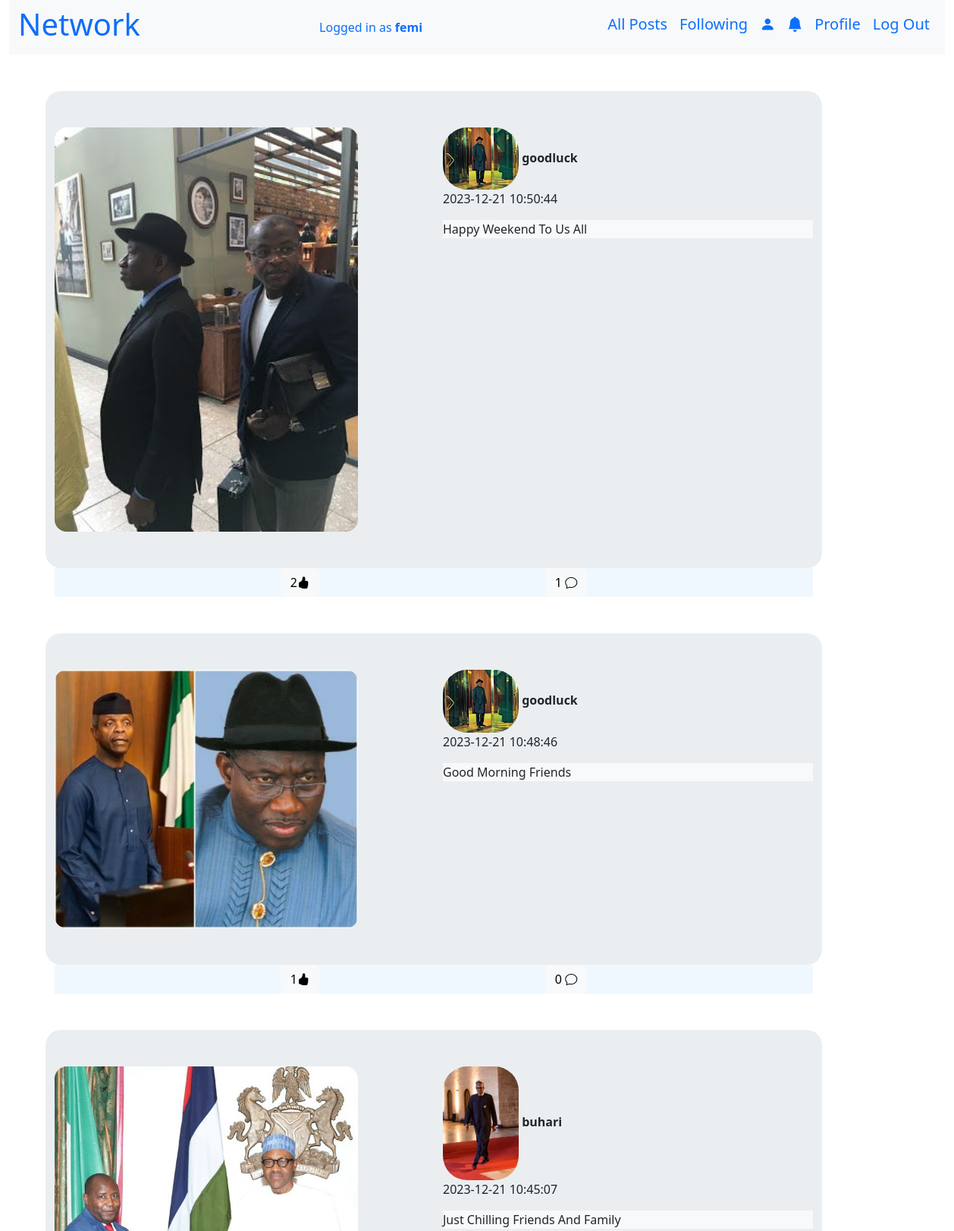
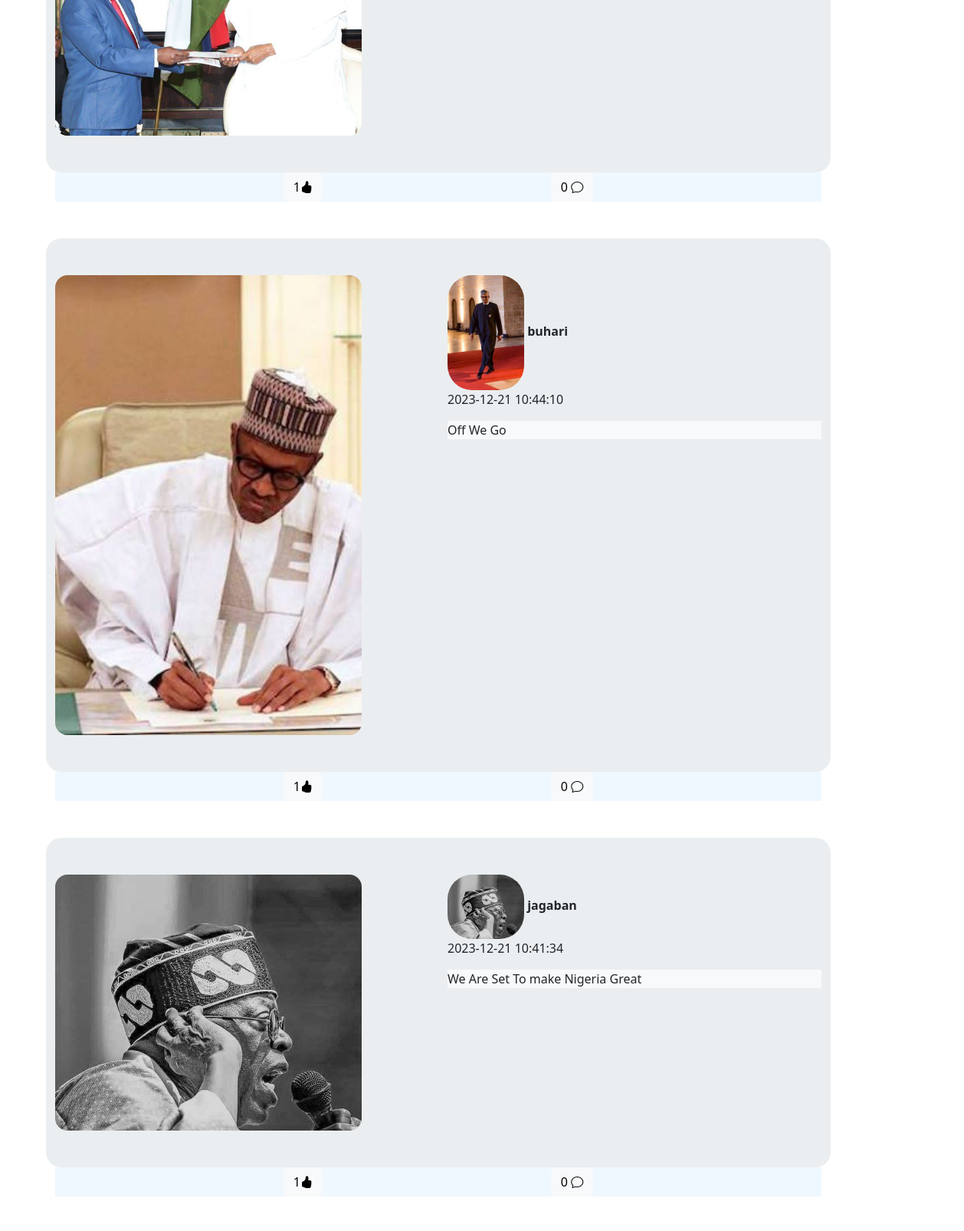
/get_friends_post?page=2 (signed in, upper part), run on the app's committed database (2 pictures, top to bottom).
### network/models.py (models this page shows, shortened)
class User(AbstractUser):
    pass

class Post(models.Model):
    user = models.ForeignKey(User,on_delete=models.CASCADE)
    content = models.TextField()
    timestamp = models.DateTimeField(auto_now_add=True)
    media = models.FileField(upload_to='post_storage/',blank=True,null=True)
    media_type = models.TextField(null=True)
    def like_count(self):
        return self.post_like.count()
    def comment_count(self):
        return self.post_comment.count()

class Profile(models.Model):
    user = models.OneToOneField(User, on_delete=models.CASCADE,related_name="user_profile")
    bio = models.TextField(blank=True)
    profile_picture = models.ImageField(upload_to='profile_pics/',blank=True,null=True)

### network/views.py (the view)
# urls.py: path("get_friends_post",views.get_friends_post,name="get_friends_post"),
@login_required
def get_friends_post(request):
    if request.method == 'GET':
        user = request.user
        friends = Friend.objects.filter(Q(user=user) | Q(friend=user))
        friend = []
        if friends:
            for i in friends:
                friend_list =  Post.objects.filter(Q(user=i.friend)| Q(user=i.user))
                for j in friend_list:
                    friend.append(j.user.id)
        else:
            friend = None
        if friend != None:
            posts = Post.objects.filter(user__in=friend).exclude(user=user)
            posts = posts.order_by("-timestamp").all()
        else:
            posts = Post.objects.filter(user=friend)
        paginator = Paginator(posts,10)
        page_number = request.GET.get("page")
        page_obj = paginator.get_page(page_number)
        return render(request,"network/friend_post.html",{
            'page_obj':page_obj
        })
    else:
        return JsonResponse({'status':'error',"message":"Method not allowed"},status=405)

### network/templates/network/friend_post.html (shortened to what this page needs)
{% extends "network/layout.html" %}
{% block body %}
<div class="container-fluid d-flex flex-column justify-content-center">
    {% for post in page_obj %}
        <div class="max" data-post="{{ post.id }}">
        <div class="row row-cols-md-1 row-cols-lg-2" id="col">
            <div class="col mt-5 mb-5">
                <a href="{% url 'get_post' post_id=post.id  %}">
                {% if post.media_type == "image" %}
                <img src="{{ post.media.url }}" alt="picture" width="400" height="400" class="img-fluid rounded-4">
                {% elif post.media_type == "video" %}
                <video src="{{ post.media.url }}" controls  width="400" height="400" class="img-fluid rounded-4"></video>
                {% endif %}
               </a>
            </div>
            <div class="col mt-5">
                <a href="{% url 'get_profile' user_id=post.user.id %}" class="nav-link">
           <img src="{{ post.user.user_profile.profile_picture.url }}" alt="user image" class="img-fluid rounded-5" width="100" height="100">
            <strong class="user_name">{{ post.user.username }}</strong>
        </a>
            <span>{{ post.timestamp | date:"Y-m-d H:i:s" }}</span>
            <div class="mt-3 bg-light">{{ post.content }}</div>
        </div>
    </div>
           <div class="buttons_control mb-5 d-flex flex-row justify-content-evenly">
            <button type="button" class=" like_buttons btn btn-light" data-post="{{ post.id }}" id="{{ post.id}}"> {{ post.like_count }}<i class="bi bi-hand-thumbs-up-fill" ></i></button>
            <button type="button" class="comment_buttons btn btn-light">
                {{ post.comment_count }} <i class="bi bi-chat"></i>
            </button>
           </div>
           {% empty %}
          <h6 class="h5"> You Have not Yet Followed Anyone Click <a href="{% url 'get_all_user' %}">Here</a> to follow Someone</h6>
        {% endfor %}
</div>
{% endblock %}

### network/templates/network/layout.html (shortened to what this page needs)
{% load static %}
<!DOCTYPE html>
<html lang="en">
    <head>
        <link href="https://cdn.jsdelivr.net/npm/bootstrap@5.3.2/dist/css/bootstrap.min.css" rel="stylesheet">
    </head>
        <link rel="stylesheet" href="https://cdn.jsdelivr.net/npm/bootstrap-icons@1.11.2/font/bootstrap-icons.min.css">
        <link href="{% static 'network/styles.css' %}" rel="stylesheet">
    </head>
    <body>
      <div class="container-fluid">
        <nav class="navbar navbar-expand bg-light">
            <div class="container-fluid">
            <h3 class="h1 text-primary">Network</h3>
            {% if user.is_authenticated %}
                <a class="nav-link text-primary " href="#"> Logged in as<strong> {{ user.username }}</strong></a>
        {% endif %}
              <ul class="navbar-nav mr-auto ">
                {% if user.is_authenticated %}
                <li class="nav-item h5">
                    <a class="nav-link text-primary" href="{% url 'index' %}">All Posts</a>
                  </li>
                    <li class="nav-item h5">
                        <a class="nav-link text-primary" href="{% url 'get_friends_post' %}">Following</a>
                    </li>
                    <li class="nav-item h5">
                        <a class="nav-link text-primary" href="{% url 'get_all_user' %}"><i class="bi bi-person-fill text-primary"></i></a>
                    </li>
                    <li class="nav-item h5">
                        <a class="nav-link text-primary" href="{% url 'get_notification' %}"><i class="bi bi-bell-fill text-primary"></i></a>
                    </li>
                    <li class="nav-item h5">
                        <a class="nav-link text-primary" href="{% url 'get_profile' user_id=user.id %}"><span class="notification">Profile</a>
                    </li>
                    <li class="nav-item h5">
                        <a class="nav-link text-primary" href="{% url 'logout' %}">Log Out</a>
                    </li>
                {% endif %}
              </ul>
            </div>
          </nav>
        </div>
        <div class="container-fluid m-5">
            {% block body %}
            {% endblock %}
    </body>
</html>

### network/static/network/styles.css (style rules this page uses)
#col { background-color: rgb(235, 238, 240); border-radius: 20px; }
.buttons_control { background-color: aliceblue; }
.max { max-width: 1000px; }

### data on the page
User: username "femi"
Post: media (picture), user.user_profile.profile_picture (picture), user.username "goodluck", timestamp "2023-12-21 10:50:44", content "Happy Weekend To Us All", like_count "2", comment_count "1"
Post: media (picture), user.user_profile.profile_picture (picture), user.username "goodluck", timestamp "2023-12-21 10:48:46", content "Good Morning Friends", like_count "1", comment_count "0"
Post: media (picture), user.user_profile.profile_picture (picture), user.username "buhari", timestamp "2023-12-21 10:45:07", content "Just Chilling Friends And Family", like_count "1", comment_count "0"
Post: media (picture), user.user_profile.profile_picture (picture), user.username "buhari", timestamp "2023-12-21 10:44:10", content "Off We Go", like_count "1", comment_count "0"
Post: media (picture), user.user_profile.profile_picture (picture), user.username "jagaban", timestamp "2023-12-21 10:41:34", content "We Are Set To make Nigeria Great", like_count "1", comment_count "0"
